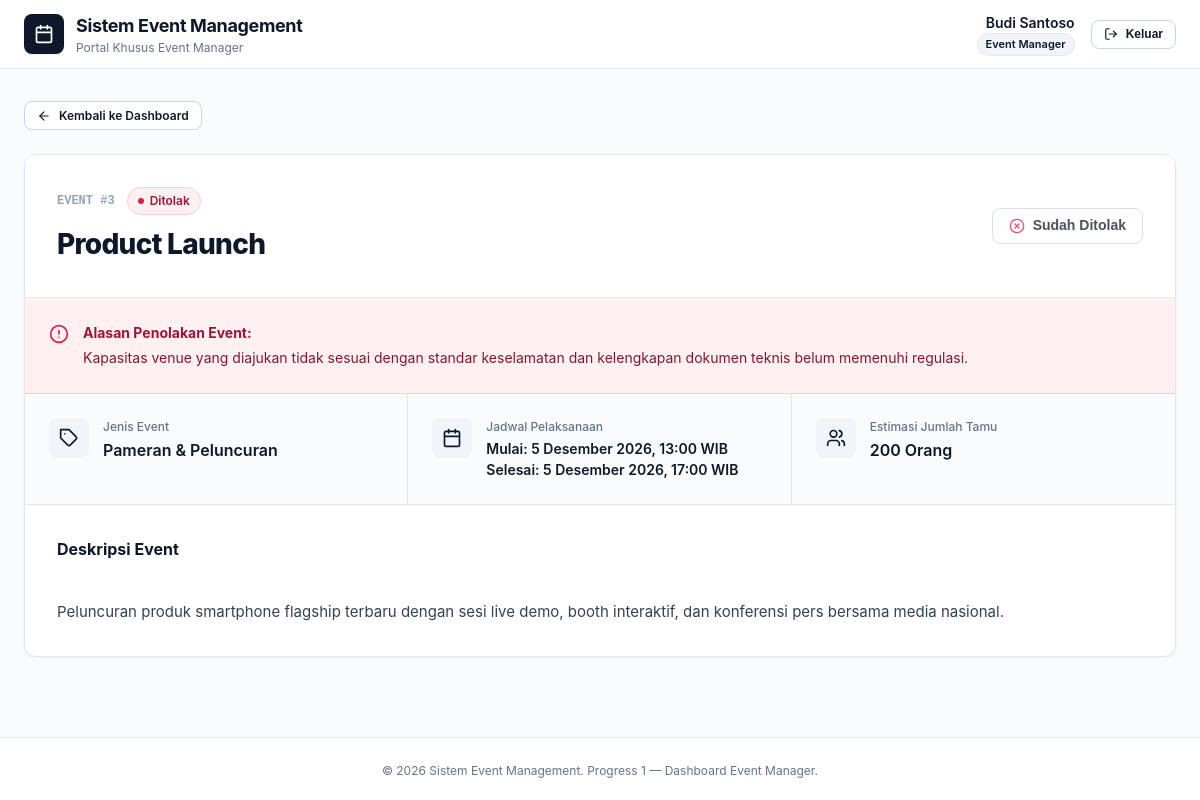
Page /event-detail.php?id=3 (signed in) on the committed database.
### tables this page shows
CREATE TABLE `events` (
  `id` INT AUTO_INCREMENT PRIMARY KEY,
  `title` VARCHAR(255) NOT NULL,
  `event_type` VARCHAR(100) NOT NULL,
  `description` TEXT NOT NULL,
  `start_date` DATETIME NOT NULL,
  `end_date` DATETIME NOT NULL,
  `estimated_guests` INT NOT NULL,
  `status` ENUM('submitted', 'approved', 'rejected') NOT NULL DEFAULT 'submitted',
  `rejection_reason` TEXT DEFAULT NULL,
  `created_at` TIMESTAMP DEFAULT CURRENT_TIMESTAMP,
  `updated_at` TIMESTAMP DEFAULT CURRENT_TIMESTAMP ON UPDATE CURRENT_TIMESTAMP,
  INDEX `idx_events_status` (`status`)
);

### event-detail.php (the view, shortened to what this page needs)
<?php
$pdo = getDbConnection();
$idParam = $_GET['id'] ?? null;
$eventId = filter_var($idParam, FILTER_VALIDATE_INT);
$event = null;
if ($eventId !== false && $eventId > 0) {
    $stmt = $pdo->prepare("SELECT * FROM events WHERE id = ? LIMIT 1");
    $stmt->execute([$eventId]);
    $event = $stmt->fetch();
}
function formatEventDateTime(string $dateStr): string {
    $months = [
        1 => 'Januari', 2 => 'Februari', 3 => 'Maret', 4 => 'April', 5 => 'Mei', 6 => 'Juni',
        7 => 'Juli', 8 => 'Agustus', 9 => 'September', 10 => 'Oktober', 11 => 'November', 12 => 'Desember'
    ];
    $ts = strtotime($dateStr);
    $d = date('j', $ts);
    $m = $months[(int)date('n', $ts)] ?? date('F', $ts);
    $y = date('Y', $ts);
    $time = date('H:i', $ts);
    return "{$d} {$m} {$y}, {$time} WIB";
}
require_once __DIR__ . '/includes/header.php';
require_once __DIR__ . '/includes/navbar.php';
?>
<main class="main-content">
  <div class="container">
    <?php if (!$event): ?>
      <div style="max-width: 32rem; margin: 3rem auto;">
        <div class="card" style="padding: 3rem 2rem; text-align: center;">
          <div class="empty-state-icon" style="margin: 0 auto 1.25rem;">
            <svg width="24" height="24" viewBox="0 0 24 24" fill="none" stroke="currentColor" stroke-width="2" stroke-linecap="round" stroke-linejoin="round">
              <circle cx="12" cy="12" r="10"></circle>
              <line x1="12" y1="8" x2="12" y2="12"></line>
              <line x1="12" y1="16" x2="12.01" y2="16"></line>
            </svg>
          </div>
          <h2 style="font-size: 1.25rem; font-weight: 700; color: var(--text-main);">Event tidak ditemukan</h2>
          <p style="font-size: 0.875rem; color: var(--text-muted); margin-top: 0.5rem;">
            ID event yang Anda cari tidak valid atau tidak tersedia di sistem.
          </p>
          <div style="margin-top: 1.75rem;">
            <a href="dashboard.php" class="btn btn-outline">
              <svg width="14" height="14" viewBox="0 0 24 24" fill="none" stroke="currentColor" stroke-width="2" stroke-linecap="round" stroke-linejoin="round">
                <line x1="19" y1="12" x2="5" y2="12"></line>
                <polyline points="12 19 5 12 12 5"></polyline>
              </svg>
              <span>Kembali ke Dashboard</span>
            </a>
          </div>
        </div>
      </div>
    <?php else: ?>
      <div style="margin-bottom: 1.5rem;">
        <a href="dashboard.php" class="btn btn-outline btn-sm">
          <svg width="14" height="14" viewBox="0 0 24 24" fill="none" stroke="currentColor" stroke-width="2" stroke-linecap="round" stroke-linejoin="round">
            <line x1="19" y1="12" x2="5" y2="12"></line>
            <polyline points="12 19 5 12 12 5"></polyline>
          </svg>
          <span>Kembali ke Dashboard</span>
        </a>
      </div>
      <div class="card" style="margin-bottom: 2rem;">
        <div style="padding: 2rem; border-bottom: 1px solid var(--border-subtle);">
          <div style="display: flex; flex-direction: column; gap: 1.5rem;">
            <div style="display: flex; flex-wrap: wrap; align-items: center; justify-content: space-between; gap: 1rem;">
              <div>
                <div style="display: flex; align-items: center; gap: 0.75rem;">
                  <span style="font-family: monospace; font-size: 0.75rem; font-weight: 700; color: var(--text-light);">
                    EVENT #<?= (int)$event['id'] ?>
                  </span>
                  <?php if ($event['status'] === 'submitted'): ?>
                    <span class="badge-status badge-submitted">
                      <span class="badge-dot"></span> Menunggu Review
                    </span>
                  <?php elseif ($event['status'] === 'approved'): ?>
                    <span class="badge-status badge-approved">
                      <span class="badge-dot"></span> Disetujui
                    </span>
                  <?php elseif ($event['status'] === 'rejected'): ?>
                    <span class="badge-status badge-rejected">
                      <span class="badge-dot"></span> Ditolak
                    </span>
                  <?php endif; ?>
                </div>
                <h1 style="font-size: 1.75rem; font-weight: 800; color: var(--text-main); margin-top: 0.5rem; letter-spacing: -0.025em;">
                  <?= htmlspecialchars($event['title'], ENT_QUOTES, 'UTF-8') ?>
                </h1>
              </div>
              <div style="display: flex; align-items: center; gap: 0.75rem; flex-wrap: wrap;">
                <?php if ($event['status'] === 'submitted'): ?>
                  <form action="approve-event.php" method="POST" style="margin: 0;" onsubmit="return confirm('Apakah Anda yakin ingin menyetujui event ini?');">
                    <input type="hidden" name="event_id" value="<?= (int)$event['id'] ?>">
                    <button type="submit" class="btn btn-success">
                      <svg width="16" height="16" viewBox="0 0 24 24" fill="none" stroke="currentColor" stroke-width="2" stroke-linecap="round" stroke-linejoin="round">
                        <path d="M22 11.08V12a10 10 0 1 1-5.93-9.14"></path>
                        <polyline points="22 4 12 14.01 9 11.01"></polyline>
                      </svg>
                      <span>Setujui Event</span>
                    </button>
                  </form>
                  <button type="button" class="btn btn-danger" id="btn-open-reject">
                    <svg width="16" height="16" viewBox="0 0 24 24" fill="none" stroke="currentColor" stroke-width="2" stroke-linecap="round" stroke-linejoin="round">
                      <circle cx="12" cy="12" r="10"></circle>
                      <line x1="15" y1="9" x2="9" y2="15"></line>
                      <line x1="9" y1="9" x2="15" y2="15"></line>
                    </svg>
                    <span>Tolak Event</span>
                  </button>
                <?php elseif ($event['status'] === 'rejected'): ?>
                  <button type="button" class="btn btn-outline" disabled style="opacity: 0.75; cursor: default;">
                    <svg width="16" height="16" viewBox="0 0 24 24" fill="none" stroke="currentColor" stroke-width="2" stroke-linecap="round" stroke-linejoin="round" style="color: var(--rose-btn);">
                      <circle cx="12" cy="12" r="10"></circle>
                      <line x1="15" y1="9" x2="9" y2="15"></line>
                      <line x1="9" y1="9" x2="15" y2="15"></line>
                    </svg>
                    <span>Sudah Ditolak</span>
                  </button>
                <?php endif; ?>
              </div>
            </div>
          </div>
        </div>
        <?php if ($event['status'] === 'rejected' && !empty($event['rejection_reason'])): ?>
          <div class="rejection-banner">
            <div>
              <div class="rejection-banner-title">Alasan Penolakan Event:</div>
              <div class="rejection-banner-text">
                <?= nl2br(htmlspecialchars($event['rejection_reason'], ENT_QUOTES, 'UTF-8')) ?>
              </div>
            </div>
          </div>
        <?php endif; ?>
        <div class="detail-grid-meta">
          <div class="detail-meta-item">
            <div class="detail-meta-icon">
              <svg width="20" height="20" viewBox="0 0 24 24" fill="none" stroke="currentColor" stroke-width="2" stroke-linecap="round" stroke-linejoin="round">
                <path d="M20.59 13.41l-7.17 7.17a2 2 0 0 1-2.83 0L2 12V2h10l8.59 8.59a2 2 0 0 1 0 2.82z"></path>
                <line x1="7" y1="7" x2="7.01" y2="7"></line>
              </svg>
            </div>
            <div>
              <div class="detail-meta-label">Jenis Event</div>
              <div class="detail-meta-value"><?= htmlspecialchars($event['event_type'], ENT_QUOTES, 'UTF-8') ?></div>
            </div>
          </div>
          <div class="detail-meta-item">
            <div class="detail-meta-icon">
            </div>
            <div>
              <div class="detail-meta-label">Jadwal Pelaksanaan</div>
              <div class="detail-meta-value" style="font-size: 0.875rem;">
                Mulai: <?= formatEventDateTime($event['start_date']) ?><br>
                Selesai: <?= formatEventDateTime($event['end_date']) ?>
              </div>
            </div>
          </div>
          <div class="detail-meta-item">
            <div class="detail-meta-icon">
            </div>
            <div>
              <div class="detail-meta-label">Estimasi Jumlah Tamu</div>
              <div class="detail-meta-value">
                <?= number_format((int)$event['estimated_guests'], 0, ',', '.') ?> Orang
              </div>
            </div>
          </div>
        </div>
        <div style="padding: 2rem;">
          <h3 style="font-size: 1rem; font-weight: 700; color: var(--text-main); margin-bottom: 0.75rem;">
            Deskripsi Event
          </h3>
          <p style="font-size: 0.9375rem; color: #334155; line-height: 1.7; white-space: pre-line;">
            <?= htmlspecialchars($event['description'], ENT_QUOTES, 'UTF-8') ?>
          </p>
        </div>
      </div>
    <?php endif; ?>
  </div>
</main>
<?php require_once __DIR__ . '/includes/footer.php'; ?>

### assets/css/style.css (style rules this page uses)
:root { --bg-main: #f8fafc; --bg-card: #ffffff; --border-subtle: #e2e8f0; --border-strong: #cbd5e1; --text-main: #0f172a; --text-muted: #64748b; --text-light: #94a3b8; --primary: #0f172a; --primary-hover: #1e293b; --primary-light: #f1f5f9; --emerald-bg: #ecfdf5; --emerald-text: #065f46; --emerald-border: #a7f3d0; --emerald-btn: #059669; --emerald-btn-hover: #047857; --amber-bg: #fffbeb; --amber-text: #92400e; --amber-border: #fde68a; --amber-btn: #d97706; --rose-bg: #fff1f2; --rose-text: #9f1239; --rose-border: #fecdd3; --rose-btn: #e11d48; --rose-btn-hover: #be123c; --font-family: -apple-system, BlinkMacSystemFont, "Segoe UI", Roboto, "Helvetica Neue", Arial, sans-serif; --shadow-sm: 0 1px 2px 0 rgba(0, 0, 0, 0.05); --shadow-md: 0 4px 6px -1px rgba(0, 0, 0, 0.07), 0 2px 4px -2px rgba(0, 0, 0, 0.05); --shadow-lg: 0 10px 15px -3px rgba(0, 0, 0, 0.1), 0 4px 6px -4px rgba(0, 0, 0, 0.05); --radius-lg: 0.75rem; --radius-md: 0.5rem; --radius-sm: 0.375rem; }
*, *::before, *::after { box-sizing: border-box; margin: 0; padding: 0; }
body { font-family: var(--font-family); background-color: var(--bg-main); color: var(--text-main); line-height: 1.5; min-height: 100vh; display: flex; flex-direction: column; }
.container { width: 100%; max-width: 1280px; margin-left: auto; margin-right: auto; padding-left: 1.5rem; padding-right: 1.5rem; }
.main-content { flex: 1 1 auto; padding-top: 2rem; padding-bottom: 3rem; }
.btn { display: inline-flex; align-items: center; justify-content: center; gap: 0.5rem; padding: 0.5rem 1rem; font-size: 0.875rem; font-weight: 600; border-radius: var(--radius-md); border: 1px solid transparent; cursor: pointer; text-decoration: none; transition: all 0.15s ease-in-out; line-height: 1.25; }
.btn:disabled { opacity: 0.5; cursor: not-allowed; }
.btn-outline { background-color: #ffffff; color: var(--text-main); border-color: var(--border-strong); }
.btn-sm { padding: 0.375rem 0.75rem; font-size: 0.75rem; }
.card { background-color: var(--bg-card); border: 1px solid var(--border-subtle); border-radius: var(--radius-lg); box-shadow: var(--shadow-sm); overflow: hidden; }
.badge-status { display: inline-flex; align-items: center; gap: 0.375rem; padding: 0.25rem 0.625rem; font-size: 0.75rem; font-weight: 600; border-radius: 9999px; border-width: 1px; border-style: solid; }
.badge-dot { width: 0.375rem; height: 0.375rem; border-radius: 50%; }
.badge-rejected { background-color: var(--rose-bg); color: var(--rose-text); border-color: var(--rose-border); }
.badge-rejected .badge-dot { background-color: var(--rose-btn); }
.detail-grid-meta { display: grid; grid-template-columns: 1fr; background-color: #fafbfc; border-bottom: 1px solid var(--border-subtle); }
@media (min-width: 768px) { .detail-grid-meta { grid-template-columns: repeat(3, 1fr); } }
.detail-meta-item { padding: 1.5rem; display: flex; align-items: flex-start; gap: 0.875rem; border-bottom: 1px solid var(--border-subtle); }
@media (min-width: 768px) { .detail-meta-item { border-bottom: none; border-right: 1px solid var(--border-subtle); } }
@media (min-width: 768px) { .detail-meta-item:last-child { border-right: none; } }
.detail-meta-icon { padding: 0.625rem; background-color: #f1f5f9; border-radius: var(--radius-md); color: var(--text-main); display: flex; align-items: center; justify-content: center; }
.detail-meta-label { font-size: 0.75rem; color: var(--text-muted); font-weight: 500; }
.detail-meta-value { font-size: 1rem; font-weight: 600; color: var(--text-main); margin-top: 0.125rem; }
.rejection-banner { background-color: var(--rose-bg); border-bottom: 1px solid var(--rose-border); padding: 1.5rem; display: flex; align-items: flex-start; gap: 0.875rem; }
.rejection-banner-title { font-size: 0.875rem; font-weight: 700; color: var(--rose-text); }
.rejection-banner-text { font-size: 0.875rem; color: #881337; margin-top: 0.25rem; line-height: 1.6; }

### rows in the picture
events: id "3", title "Product Launch", rejection_reason "Kapasitas venue yang diajukan tidak sesuai dengan standar keselamatan dan kelengkapan dokumen teknis belum memenuhi regulasi.", event_type "Pameran & Peluncuran", start_date "5 Desember 2026, 13:00 WIB", end_date "5 Desember 2026, 17:00 WIB", estimated_guests "200", description "Peluncuran produk smartphone flagship terbaru dengan sesi live demo, booth interaktif, dan konferensi pers bersama media nasional."

### other values in the picture
$currentUser['name'] "Budi Santoso"
